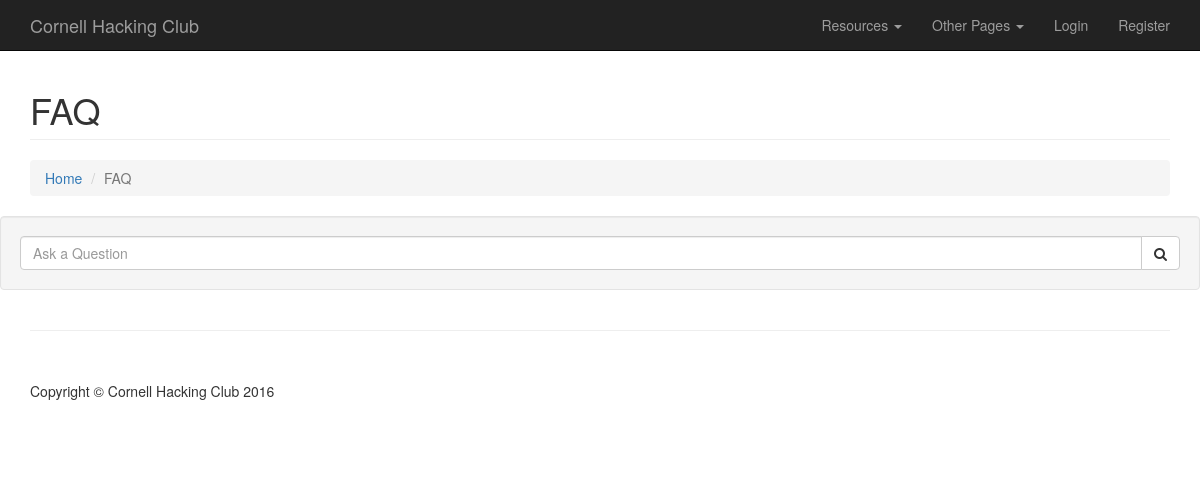
The app's page /faq/, older data.
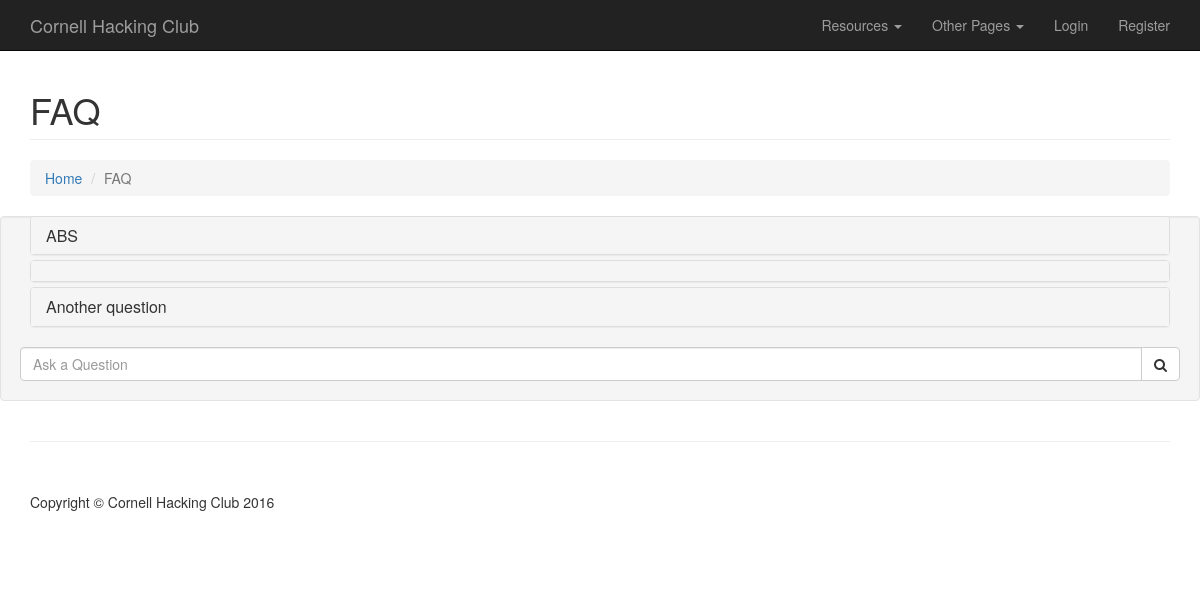
The same page, newer data.
### faq/models.py (models this page shows, shortened)
class FAQ(models.Model):
    title = models.CharField(max_length=125)
    answer = models.CharField(max_length=512,default="Please wait for your question to be answered")
    user = models.CharField(max_length=125)

### faq/views.py (the view)
def faq_home(request):
    user = request.user
    if request.method == 'POST':
        question = request.POST['query']
        FAQ.objects.create(title=question,user=user)
    queryset = FAQ.objects.all()
    error = None
    queryset = queryset.filter(Q(user__exact=user) | Q(user__exact='admin'))
    context = {
        "questions": queryset,
        "username": user,
        "error": error
    }
    response = render(request, "faq.html", context)
    response['X-XSS-Protection'] = 0
    return response

### templates/faq.html (shortened to what this page needs)
<!DOCTYPE html>
<html lang="en">
<head>
    <link href="../static/css/bootstrap.min.css" rel="stylesheet">
    <link href="../static/css/modern-business.css" rel="stylesheet">
    <link href="../static/font-awesome/css/font-awesome.min.css" rel="stylesheet" type="text/css">
</head>
<body>
   {% include "header.html" %}
    <div class="container">
        <div class="row">
            <div class="col-lg-12">
                <h1 class="page-header">FAQ
                </h1>
                <ol class="breadcrumb">
                    <li><a href="../">Home</a>
                    </li>
                    <li class="active">FAQ</li>
                </ol>
            </div>
        </div>
        <div class="row">
            <div class="col-lg-12">
                <div class="panel-group" id="accordion">
                    {% for question in questions %}
                        <div class="panel panel-default">
                            <div class="panel-heading">
                                <h4 class="panel-title">
                                    <a class="accordion-toggle" data-toggle="collapse" data-parent="#accordion" href="#collapseOne">
                                        {{ question.title | safe }}
                                    </a>
                                </h4>
                            </div>
                        </div>
                    {% endfor %}
                </div>
            </div>
            {% if username %}
                <div class="row">
                    <div class="well">
                        <form METHOD="POST" action="">
                            <div class="input-group">
                                <input type="text" name="query" class="form-control" placeholder="Ask a Question">
                                <span class="input-group-btn">
                                    <button class="btn btn-default" type="submit"><i class="fa fa-search"></i></button>
                                </span>
                            </div>
                        </form>
                    </div>
                </div>
            {% endif %}
        </div>
        <hr>
        <footer>
            <div class="row">
                <div class="col-lg-12">
                    <p>Copyright &copy; Cornell Hacking Club 2016</p>
                </div>
            </div>
        </footer>
    </div>
</body>
</html>

Row changes from the older to the newer data that the page shows:
added FAQ: title "ABS"
added FAQ: title "Another question"
